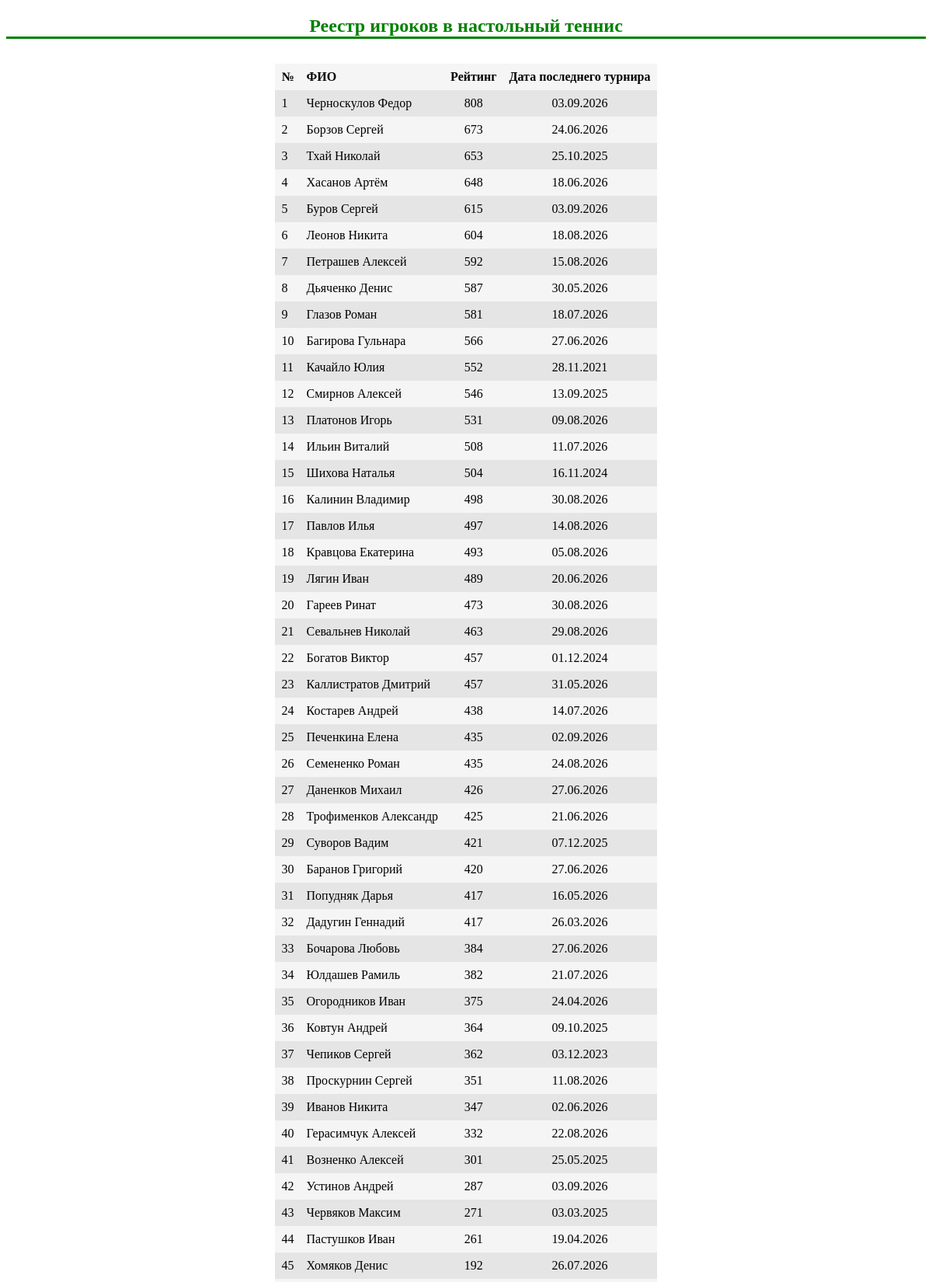
The page / (upper part) on the database its author committed.
### tables this page shows
CREATE TABLE sber_players
(
id integer not null,
name text not null,
rate text not null,
last_tornament_date date not null
);

### app.py (the view)
@app.route("/")
def table():
    db = get_db()
    dbase = FDataBase(db)
    return render_template('table.html', headings=headings, data=dbase.getPlayers())

### FDataBase.py (called while the page is built)
    def getPlayers(self):
        sql = '''SELECT * FROM sber_players'''
        try:
            self.__cur.execute(sql)
            res = self.__cur.fetchall()
            if res: return res
        except:
            print("Ошибка чтения из БД")
        return []

### app.py (called while the page is built)
def get_db():
    if not hasattr(g, 'link_db'):
        g.link_db = connect_db()
    return g.link_db

def connect_db():
    conn = sqlite3.connect(app.config['DATABASE'])
    conn.row_factory = sqlite3.Row
    return conn

### templates/table.html (shortened to what this page needs)
<!doctype html>
<html lang="en">
<head>
    <link rel="stylesheet" href="/static/styles.css"/>
</head>
        <body>
            <article>
                <h1 class="header">Реестр игроков в настольный теннис</h1>
            <table class="table">
                <tr class="table__header">
                    {% for header in headings %}
                    <th class="table__cell">{{header}}</th>
                    {% endfor %}
                </tr>
                    {%for row in data %}
                    <tr class="table__row">
                        {%for cell in row%}
                        <td class="table__cell">{{cell}}</td>
                        {% endfor %}
                    </tr>
                    {% endfor %}
            </table>
            </article>
        </body>
    </html>

### static/styles.css (style rules this page uses)
.header { text-align: center; border-bottom: solid; color: #008000; margin-bottom: 2rem; }
.table { border-spacing: 0; margin: 1rem; background-color: #f5f5f5; margin-left: auto; margin-right: auto; }
.table__row:nth-child(even) { background-color: #e5e5e5; }
.table__header { text-align: left; }
.table__cell { padding: 8px; }
.table__cell:nth-child(3), .table__cell:nth-child(4) { text-align: center; }

### rows shown on the page
sber_players: row "1", name "Черноскулов Федор", rate "808", last_tornament_date "03.09.2026"
sber_players: row "2", name "Борзов Сергей", rate "673", last_tornament_date "24.06.2026"
sber_players: row "3", name "Тхай Николай", rate "653", last_tornament_date "25.10.2025"
sber_players: row "4", name "Хасанов Артём", rate "648", last_tornament_date "18.06.2026"
sber_players: row "5", name "Буров Сергей", rate "615", last_tornament_date "03.09.2026"
sber_players: row "6", name "Леонов Никита", rate "604", last_tornament_date "18.08.2026"
sber_players: row "7", name "Петрашев Алексей", rate "592", last_tornament_date "15.08.2026"
sber_players: row "8", name "Дьяченко Денис", rate "587", last_tornament_date "30.05.2026"
sber_players: row "9", name "Глазов Роман", rate "581", last_tornament_date "18.07.2026"
sber_players: row "10", name "Багирова Гульнара", rate "566", last_tornament_date "27.06.2026"
sber_players: row "11", name "Качайло Юлия", rate "552", last_tornament_date "28.11.2021"
sber_players: row "12", name "Смирнов Алексей", rate "546", last_tornament_date "13.09.2025"
sber_players: row "13", name "Платонов Игорь", rate "531", last_tornament_date "09.08.2026"
sber_players: row "14", name "Ильин Виталий", rate "508", last_tornament_date "11.07.2026"
sber_players: row "15", name "Шихова Наталья", rate "504", last_tornament_date "16.11.2024"
sber_players: row "16", name "Калинин Владимир", rate "498", last_tornament_date "30.08.2026"
sber_players: row "17", name "Павлов Илья", rate "497", last_tornament_date "14.08.2026"
sber_players: row "18", name "Кравцова Екатерина", rate "493", last_tornament_date "05.08.2026"
sber_players: row "19", name "Лягин Иван", rate "489", last_tornament_date "20.06.2026"
sber_players: row "20", name "Гареев Ринат", rate "473", last_tornament_date "30.08.2026"
sber_players: row "21", name "Севальнев Николай", rate "463", last_tornament_date "29.08.2026"
sber_players: row "22", name "Богатов Виктор", rate "457", last_tornament_date "01.12.2024"
sber_players: row "23", name "Каллистратов Дмитрий", rate "457", last_tornament_date "31.05.2026"
sber_players: row "24", name "Костарев Андрей", rate "438", last_tornament_date "14.07.2026"
sber_players: row "25", name "Печенкина Елена", rate "435", last_tornament_date "02.09.2026"
sber_players: row "26", name "Семененко Роман", rate "435", last_tornament_date "24.08.2026"
sber_players: row "27", name "Даненков Михаил", rate "426", last_tornament_date "27.06.2026"
sber_players: row "28", name "Трофименков Александр", rate "425", last_tornament_date "21.06.2026"
sber_players: row "29", name "Суворов Вадим", rate "421", last_tornament_date "07.12.2025"
sber_players: row "30", name "Баранов Григорий", rate "420", last_tornament_date "27.06.2026"
sber_players: row "31", name "Попудняк Дарья", rate "417", last_tornament_date "16.05.2026"
sber_players: row "32", name "Дадугин Геннадий", rate "417", last_tornament_date "26.03.2026"
sber_players: row "33", name "Бочарова Любовь", rate "384", last_tornament_date "27.06.2026"
sber_players: row "34", name "Юлдашев Рамиль", rate "382", last_tornament_date "21.07.2026"
sber_players: row "35", name "Огородников Иван", rate "375", last_tornament_date "24.04.2026"
sber_players: row "36", name "Ковтун Андрей", rate "364", last_tornament_date "09.10.2025"
sber_players: row "37", name "Чепиков Сергей", rate "362", last_tornament_date "03.12.2023"
sber_players: row "38", name "Проскурнин Сергей", rate "351", last_tornament_date "11.08.2026"
sber_players: row "39", name "Иванов Никита", rate "347", last_tornament_date "02.06.2026"
sber_players: row "40", name "Герасимчук Алексей", rate "332", last_tornament_date "22.08.2026"
sber_players: row "41", name "Возненко Алексей", rate "301", last_tornament_date "25.05.2025"
sber_players: row "42", name "Устинов Андрей", rate "287", last_tornament_date "03.09.2026"
sber_players: row "43", name "Червяков Максим", rate "271", last_tornament_date "03.03.2025"
sber_players: row "44", name "Пастушков Иван", rate "261", last_tornament_date "19.04.2026"
sber_players: row "45", name "Хомяков Денис", rate "192", last_tornament_date "26.07.2026"

### other values the page prints
{{ header }} "№" "ФИО" "Рейтинг" "Дата последнего турнира"
